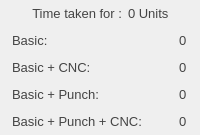
                        <widget class="QWidget" name="widget_7" native="true">
                         <property name="sizePolicy">
                          <sizepolicy hsizetype="Expanding" vsizetype="Expanding">
                           <horstretch>2</horstretch>
                           <verstretch>1</verstretch>
                          </sizepolicy>
                         </property>
                         <property name="styleSheet">
                          <string notr="true">QWidget{

background: qlineargradient(spread:repeat, x1:0, y1:0, x2:1, y2:1, 
                    stop:0 #65ca00, stop:1 #b2e580);




border-radius:4px;
padding-bottom:6px;
padding-top:6px;



}

QLabel{
background:none;
color:#444;

}</string>
                         </property>
                         <layout class="QVBoxLayout" name="verticalLayout_8" stretch="0,0,0,0,0">
                          <property name="spacing">
                           <number>0</number>
                          </property>
                          <property name="leftMargin">
                           <number>9</number>
                          </property>
                          <property name="topMargin">
                           <number>0</number>
                          </property>
                          <property name="rightMargin">
                           <number>9</number>
                          </property>
                          <property name="bottomMargin">
                           <number>0</number>
                          </property>
                          <item>
                           <layout class="QHBoxLayout" name="horizontalLayout_21">
                            <item>
                             <spacer name="horizontalSpacer_5">
                              <property name="orientation">
                               <enum>Qt::Horizontal</enum>
                              </property>
                              <property name="sizeHint" stdset="0">
                               <size>
                                <width>18</width>
                                <height>20</height>
                               </size>
                              </property>
                             </spacer>
                            </item>
                            <item alignment="Qt::AlignHCenter|Qt::AlignVCenter">
                             <widget class="QLabel" name="label_14">
                              <property name="sizePolicy">
                               <sizepolicy hsizetype="Expanding" vsizetype="Preferred">
                                <horstretch>0</horstretch>
                                <verstretch>0</verstretch>
                               </sizepolicy>
                              </property>
                              <property name="font">
                               <font>
                                <pointsize>10</pointsize>
                               </font>
                              </property>
                              <property name="styleSheet">
                               <string notr="true">background:none;</string>
                              </property>
                              <property name="text">
                               <string>Time taken for :</string>
                              </property>
                              <property name="alignment">
                               <set>Qt::AlignRight|Qt::AlignTrailing|Qt::AlignVCenter</set>
                              </property>
                             </widget>
                            </item>
                            <item alignment="Qt::AlignHCenter|Qt::AlignVCenter">
                             <widget class="QLabel" name="total_units_label">
                              <property name="sizePolicy">
                               <sizepolicy hsizetype="Expanding" vsizetype="Preferred">
                                <horstretch>0</horstretch>
                                <verstretch>0</verstretch>
                               </sizepolicy>
                              </property>
                              <property name="font">
                               <font>
                                <pointsize>10</pointsize>
                               </font>
                              </property>
                              <property name="text">
                               <string>0 Units</string>
                              </property>
                             </widget>
                            </item>
                            <item>
                             <spacer name="horizontalSpacer_6">
                              <property name="orientation">
                               <enum>Qt::Horizontal</enum>
                              </property>
                              <property name="sizeHint" stdset="0">
                               <size>
                                <width>18</width>
                                <height>20</height>
                               </size>
                              </property>
                             </spacer>
                            </item>
                           </layout>
                          </item>
                          <item>
                           <layout class="QHBoxLayout" name="horizontalLayout_17" stretch="2,0">
                            <item alignment="Qt::AlignLeft">
                             <widget class="QLabel" name="basic_label">
                              <property name="sizePolicy">
                               <sizepolicy hsizetype="Expanding" vsizetype="Preferred">
                                <horstretch>0</horstretch>
                                <verstretch>0</verstretch>
                               </sizepolicy>
                              </property>
                              <property name="font">
                               <font>
                                <pointsize>10</pointsize>
                               </font>
                              </property>
                              <property name="text">
                               <string>Basic:</string>
                              </property>
                             </widget>
                            </item>
                            <item alignment="Qt::AlignLeft">
                             <widget class="QLabel" name="basic_label_text">
                              <property name="sizePolicy">
                               <sizepolicy hsizetype="Expanding" vsizetype="Preferred">
                                <horstretch>0</horstretch>
                                <verstretch>0</verstretch>
                               </sizepolicy>
                              </property>
                              <property name="font">
                               <font>
                                <pointsize>10</pointsize>
                               </font>
                              </property>
                              <property name="text">
                               <string>0</string>
                              </property>
                             </widget>
                            </item>
                           </layout>
                          </item>
                          <item>
                           <layout class="QHBoxLayout" name="horizontalLayout_18" stretch="2,0">
                            <item alignment="Qt::AlignLeft">
                             <widget class="QLabel" name="basic_cnc_label">
                              <property name="sizePolicy">
                               <sizepolicy hsizetype="Expanding" vsizetype="Preferred">
                                <horstretch>0</horstretch>
                                <verstretch>0</verstretch>
                               </sizepolicy>
                              </property>
                              <property name="font">
                               <font>
                                <pointsize>10</pointsize>
                               </font>
                              </property>
                              <property name="text">
                               <string>Basic + CNC:</string>
                              </property>
                             </widget>
                            </item>
                            <item alignment="Qt::AlignLeft">
                             <widget class="QLabel" name="basic_cnc_label_text">
                              <property name="sizePolicy">
                               <sizepolicy hsizetype="Expanding" vsizetype="Preferred">
                                <horstretch>0</horstretch>
                                <verstretch>0</verstretch>
                               </sizepolicy>
                              </property>
                              <property name="font">
                               <font>
                                <pointsize>10</pointsize>
                               </font>
                              </property>
                              <property name="text">
                               <string>0</string>
                              </property>
                             </widget>
                            </item>
                           </layout>
                          </item>
                          <item>
                           <layout class="QHBoxLayout" name="horizontalLayout_19" stretch="2,0">
                            <item alignment="Qt::AlignLeft">
                             <widget class="QLabel" name="basic_punch_label">
                              <property name="sizePolicy">
                               <sizepolicy hsizetype="Expanding" vsizetype="Preferred">
                                <horstretch>0</horstretch>
                                <verstretch>0</verstretch>
                               </sizepolicy>
                              </property>
                              <property name="font">
                               <font>
                                <pointsize>10</pointsize>
                               </font>
                              </property>
                              <property name="text">
                               <string>Basic + Punch:</string>
                              </property>
                             </widget>
                            </item>
                            <item alignment="Qt::AlignLeft">
                             <widget class="QLabel" name="basic_punch_label_2">
                              <property name="sizePolicy">
                               <sizepolicy hsizetype="Expanding" vsizetype="Preferred">
                                <horstretch>0</horstretch>
                                <verstretch>0</verstretch>
                               </sizepolicy>
                              </property>
                              <property name="font">
                               <font>
                                <pointsize>10</pointsize>
                               </font>
                              </property>
                              <property name="text">
                               <string>0</string>
                              </property>
                             </widget>
                            </item>
                           </layout>
                          </item>
                          <item>
                           <layout class="QHBoxLayout" name="horizontalLayout_20" stretch="2,0">
                            <item alignment="Qt::AlignLeft">
                             <widget class="QLabel" name="basic_punch_cnc_label">
                              <property name="sizePolicy">
                               <sizepolicy hsizetype="Expanding" vsizetype="Preferred">
                                <horstretch>0</horstretch>
                                <verstretch>0</verstretch>
                               </sizepolicy>
                              </property>
                              <property name="font">
                               <font>
                                <pointsize>10</pointsize>
                               </font>
                              </property>
                              <property name="text">
                               <string>Basic + Punch + CNC:</string>
                              </property>
                             </widget>
                            </item>
                            <item alignment="Qt::AlignLeft">
                             <widget class="QLabel" name="basic_punch_cnc_label_2">
                              <property name="sizePolicy">
                               <sizepolicy hsizetype="Expanding" vsizetype="Preferred">
                                <horstretch>0</horstretch>
                                <verstretch>0</verstretch>
                               </sizepolicy>
                              </property>
                              <property name="font">
                               <font>
                                <pointsize>10</pointsize>
                               </font>
                              </property>
                              <property name="text">
                               <string>0</string>
                              </property>
                             </widget>
                            </item>
                           </layout>
                          </item>
                         </layout>
                        </widget>
